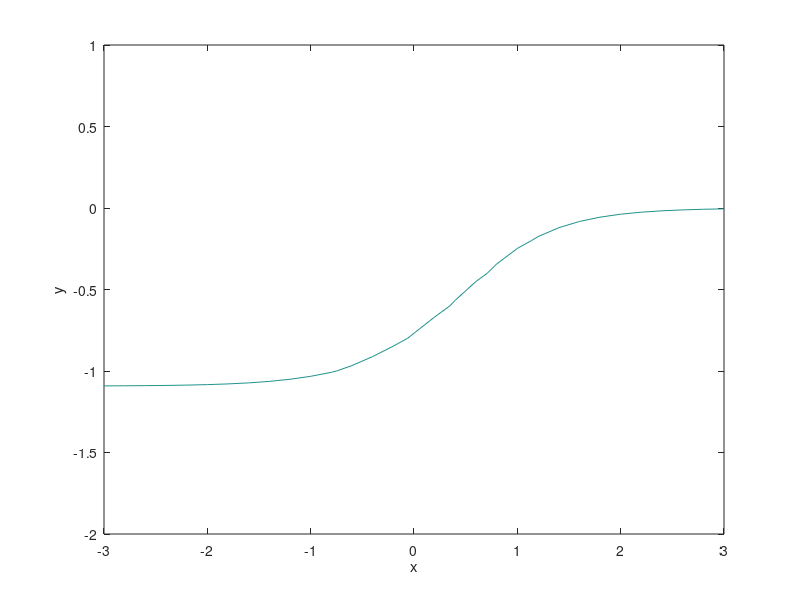

Recreate this plot in MATLAB.
% f2_15 same as L2_20 
% Plots an implicit function: see Figure 2.15.
% Copyright S. Nakamura, 1995
figure(1)
set(gcf, 'NumberTitle','off','Name', 'Figure 2.15; List 2.20')

clear, clf 
xm = -3:0.2:3;  ym = -2:0.2:1;
[x, y] = meshgrid(xm, ym);
f = y.^3 + exp(y) - tanh(x);
contour(x,y,f,[0,0])
xlabel('x'); ylabel('y')
